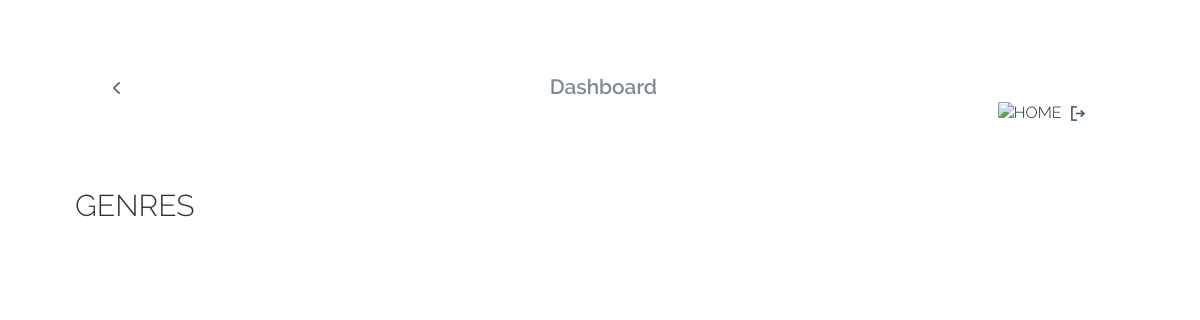
Page /SherlPHP/genre.php on the earlier database version.
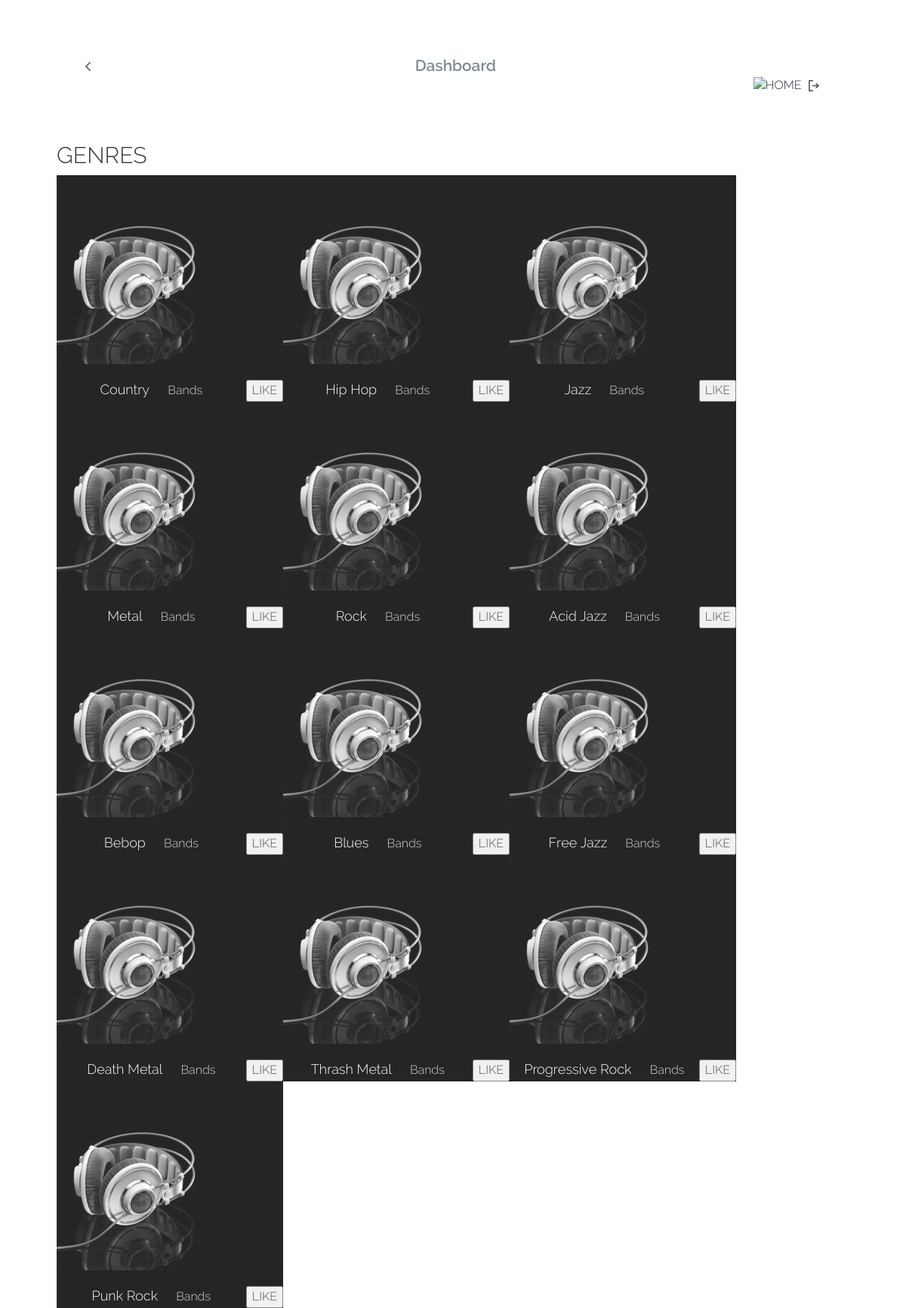
Same page on the later database version.
### tables this page shows
CREATE TABLE genre    (     gname VARCHAR(50),
                            gparent VARCHAR(50) NULL,
                             
                            PRIMARY KEY (gname),
                            FOREIGN KEY (gparent) REFERENCES genre(gname)
                        );

### SherlPHP/genre.php (the view, shortened to what this page needs)
<!DOCTYPE HTML>
<html>
	<head>
		<link href="css/bootstrap.css" rel='stylesheet' type='text/css' />
		<link href="css/style.css" rel='stylesheet' type='text/css' />
   		<link rel="stylesheet" href="fonts/css/font-awesome.min.css">
	</head>
	<body>
    <?php
$uname = $_SESSION['name'];
 ?>
		<div class="container">
			<div class="top-header">
				<link type="text/css" rel="stylesheet" href="css/jquery.mmenu.all.css" />
				<div id="page">
					<div id="header">
						<a href="#menu-left"> </a>
					</div>
				</div>
				<div class="logo">
					<span>Dashboard </span>
				</div>
				<div style="float:right; width:100px;"> <a href="userHome.php"> <?php echo "<img src='images/user/$uname.jpg' style='width:50px; height:32px;'title='admin' alt='HOME' />"
 ?></a> <a href="logout.php"><img src="images/logout.png" alt="LOGOUT"/></a></div>
				<div class="clearfix"> </div>
			</div>
			<div class="content">
            <div style="background-color:#FFF">
            <h2>GENRES</h2>
<?php
require("connectdb.php");
$uname = $_SESSION['name'];
if ($stmt = $mysqli->prepare("SELECT genre.gname
FROM genre
WHERE genre.gname NOT IN (  SELECT rel_user_likes_genre.gname
                            FROM rel_user_likes_genre
                            WHERE rel_user_likes_genre.uname = ?
                         )")) {
	$stmt->bind_param('s', $uname);
  $stmt->execute();
  $stmt->bind_result($gname);
  $count=0;?>
   <table border="0" cellspacing="50" c cellpadding="50">
    <tr >
  <?php
  while($stmt->fetch()) {
	$gname = htmlspecialchars($gname);
	if ($count==3)
	{echo "<tr>"; $count=0;}?>
   <form action="likegenre.php" method="post">
    <td background="genrepic.jpg" WIDTH="300" HEIGHT="300" VALIGN="bottom" align="center" style="opacity:0.85; "  >
    <FONT SIZE="+1" COLOR="#FFFFFF"><?=$gname;?></FONT>
    <a href="DisplayBandAcctoGenre.php?gname=<?=$gname;?>" style="color:#CCC; padding-left:20px; padding-right:0"  >Bands</a>
	<input type="submit" class="myButton" value="LIKE" style="float:right"/>
  </td>
  </form>
<?php
$count=$count+1;
  }?>
  </tr>
  </table>
  <?php
 }
?>
  </div>
			</div>
		</div>
	</body>
</html>

### SherlPHP/css/style.css (style rules this page uses)
html, body { font-family: 'Raleway-Light'; font-size: 100%; background: url(../purple-abstract-wallpaper-guitar.jpg) no-repeat center center fixed; -webkit-background-size: cover; -moz-background-size: cover; -o-background-size: cover; background-size: cover; }
body a { transition:0.5s all; -webkit-transition:0.5s all; -moz-transition:0.5s all; -o-transition:0.5s all; -ms-transition:0.5s all; }
.container { width:90%; margin:0 auto; }
#header a, .header a { display: block; width: 13px; height: 18px; position: absolute; top:32px; left: 20px; background: url(../images/arrow.png) no-repeat 0px 0px; }
.top-header { background: #FFF; width: 97.8%; position: relative; margin: 3em 15px 15px 15px; padding: 1.5em 1.2em; border-radius: 0.3em; -webkit-border-radius: 0.3em; -moz-border-radius: 0.3em; -o-border-radius: 0.3em; -ms-border-radius: 0.3em; }
.logo { float:left; width:100%; text-align:center; }
.logo span { color: #7D8B94; font-size: 1.3em; font-family: 'Raleway-SemiBold'; }
.content { margin-top: 1.5em; }

Differences in the rows shown:
added genre: gname "Country"
added genre: gname "Hip Hop"
added genre: gname "Jazz"
added genre: gname "Metal"
added genre: gname "Rock"
added genre: gname "Acid Jazz"
added genre: gname "Bebop"
added genre: gname "Blues"
added genre: gname "Free Jazz"
added genre: gname "Death Metal"
added genre: gname "Thrash Metal"
added genre: gname "Progressive Rock"
added genre: gname "Punk Rock"
